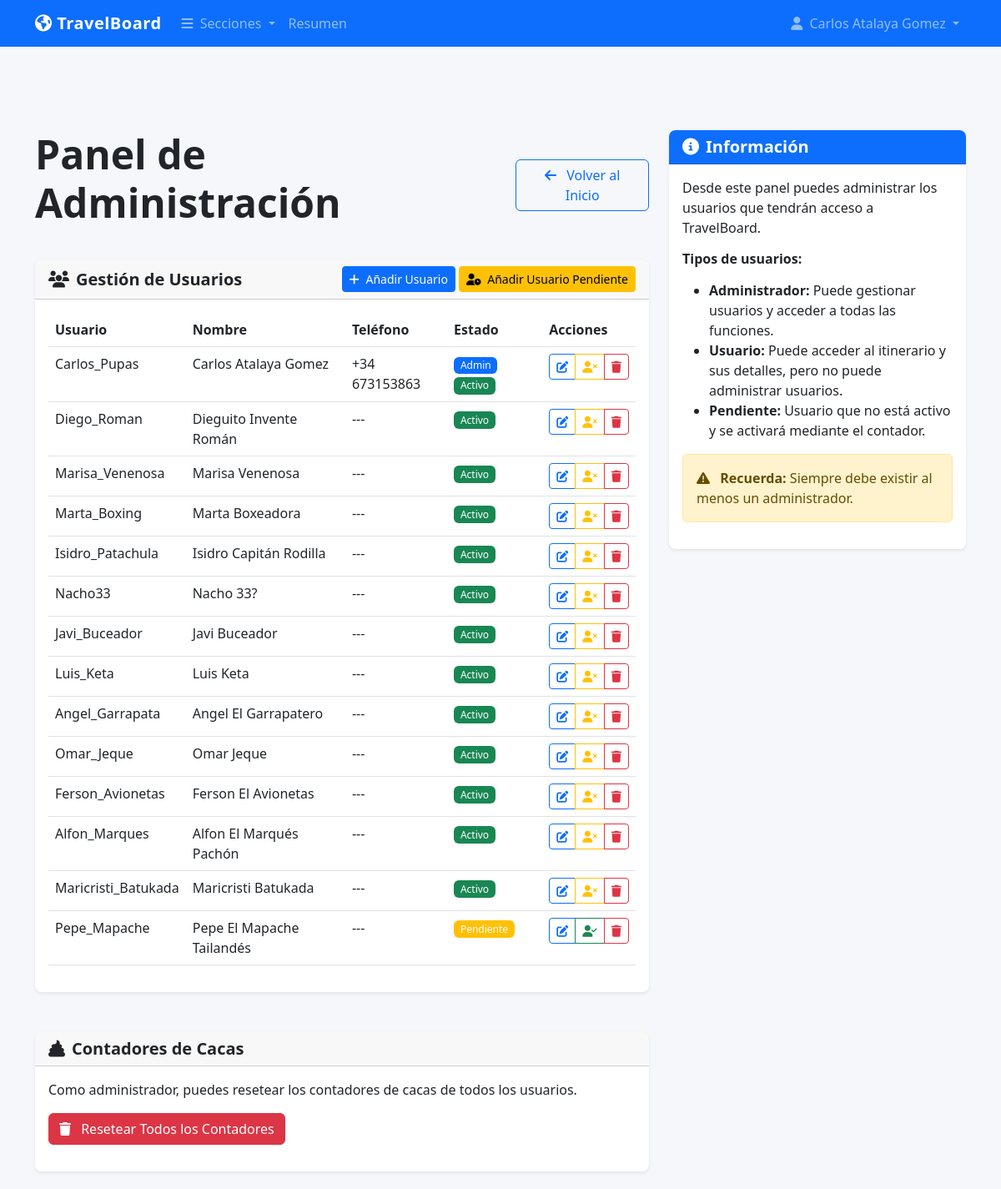
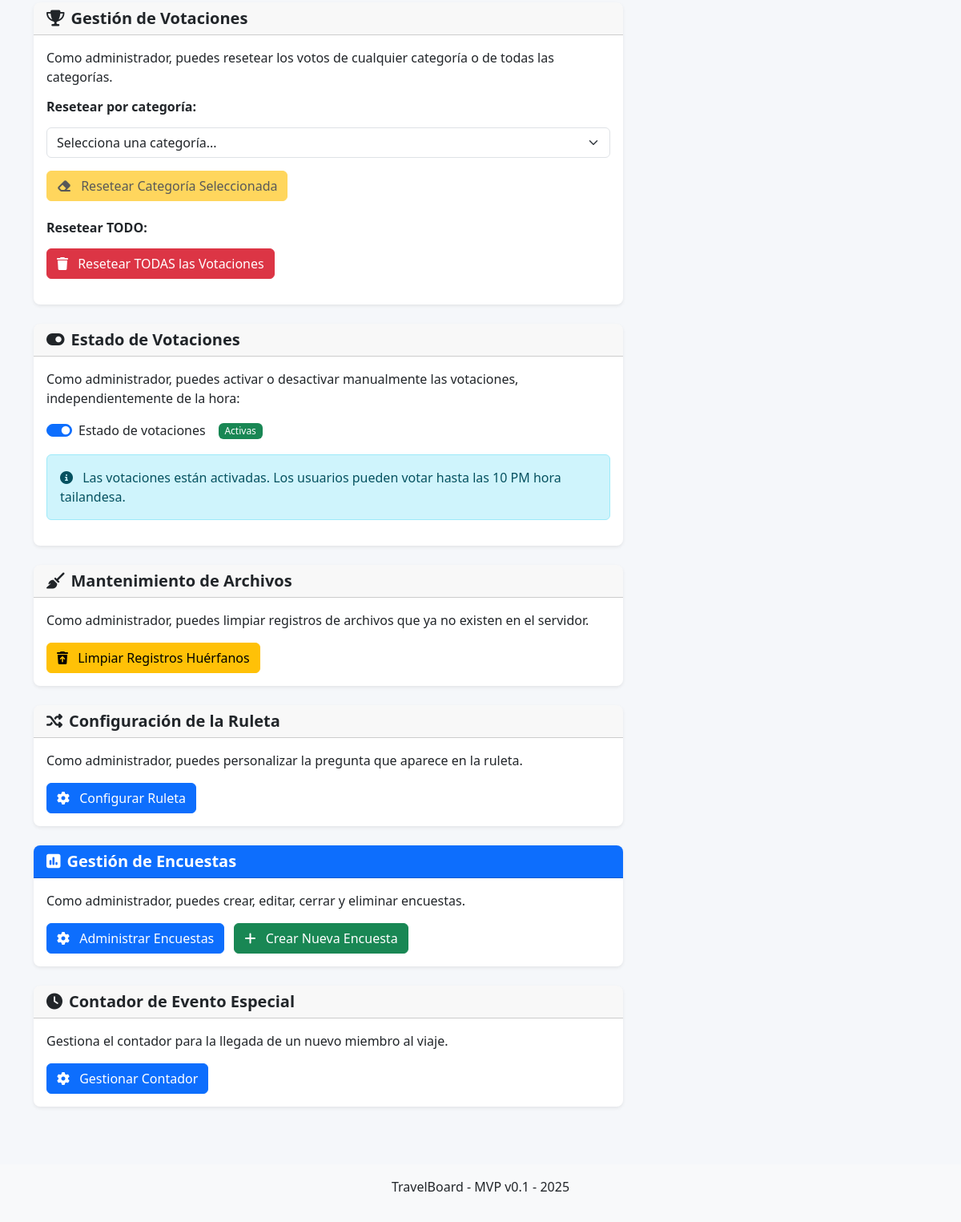
The page /auth/admin (signed in) on the database its author committed (2 pictures, top to bottom).
### models.py (models this page shows, shortened)
class User(UserMixin, db.Model):
    id = db.Column(db.Integer, primary_key=True)
    username = db.Column(db.String(80), unique=True, nullable=False)
    password_hash = db.Column(db.String(200), nullable=False)
    name = db.Column(db.String(100), nullable=False)
    phone = db.Column(db.String(20), nullable=True)
    is_admin = db.Column(db.Boolean, default=False)
    is_active_member = db.Column(db.Boolean, default=True)  # Campo para activación

### auth.py (the view)
@auth.route('/admin', methods=['GET'])
@login_required
@admin_required
def admin_panel():
    users = User.query.all()
    current_date = datetime.now(pytz.UTC)
    return render_template('admin.html', users=users, current_date=current_date)

### templates/admin.html (shortened to what this page needs)
{% extends "base.html" %}
{% block content %}
<div class="row">
    <div class="col-12">
        <div class="d-flex justify-content-between align-items-center mb-4">
            <h1 class="display-5">Panel de Administración</h1>
            <a href="{{ url_for('index') }}" class="btn btn-outline-primary">
                <i class="fas fa-arrow-left me-2"></i> Volver al Inicio
            </a>
        </div>
        <div class="card mb-4">
            <div class="card-header d-flex justify-content-between align-items-center">
                <h5 class="mb-0"><i class="fas fa-users me-2"></i>Gestión de Usuarios</h5>
                <div>
                    <a href="{{ url_for('auth.add_user') }}" class="btn btn-primary btn-sm">
                        <i class="fas fa-plus me-1"></i> Añadir Usuario
                    </a>
                    <a href="{{ url_for('auth.add_user', pending=1) }}" class="btn btn-warning btn-sm">
                        <i class="fas fa-user-clock me-1"></i> Añadir Usuario Pendiente
                    </a>
                </div>
            </div>
            <div class="card-body">
                {% if users %}
                    <div class="table-responsive">
                        <table class="table table-hover">
                            <thead>
                                <tr>
                                    <th>Usuario</th>
                                    <th>Nombre</th>
                                    <th class="d-none d-md-table-cell">Teléfono</th>
                                    <th>Estado</th>
                                    <th>Acciones</th>
                                </tr>
                            </thead>
                            <tbody>
                                {% for user in users %}
                                    <tr>
                                        <td>{{ user.username }}</td>
                                        <td>{{ user.name }}</td>
                                        <td class="d-none d-md-table-cell">{{ user.phone or '---' }}</td>
                                        <td>
                                            {% if user.is_admin %}
                                                <span class="badge bg-primary">Admin</span>
                                            {% endif %}
                                            {% if user.is_active_member %}
                                                <span class="badge bg-success">Activo</span>
                                            {% else %}
                                                <span class="badge bg-warning">Pendiente</span>
                                            {% endif %}
                                        </td>
                                        <td>
                                            <div class="btn-group btn-group-sm">
                                                <a href="{{ url_for('auth.edit_user', user_id=user.id) }}" class="btn btn-outline-primary" title="Editar">
                                                    <i class="fas fa-edit"></i>
                                                </a>
                                                {% if not user.is_active_member %}
                                                    <button type="button" class="btn btn-outline-success"
                                                            onclick="toggleUserStatus({{ user.id }}, true)" title="Activar">
                                                        <i class="fas fa-user-check"></i>
                                                    </button>
                                                {% else %}
                                                    <button type="button" class="btn btn-outline-warning"
                                                            onclick="toggleUserStatus({{ user.id }}, false)" title="Desactivar">
                                                        <i class="fas fa-user-times"></i>
                                                    </button>
                                                {% endif %}
                                                <button type="button" class="btn btn-outline-danger"
                                                        onclick="confirmDelete({{ user.id }}, '{{ user.username }}')" title="Eliminar">
                                                    <i class="fas fa-trash"></i>
                                                </button>
                                            </div>
                                        </td>
                                    </tr>
                                {% endfor %}
                            </tbody>
                        </table>
                    </div>
                {% else %}
                    <div class="alert alert-info">
                        <i class="fas fa-info-circle me-2"></i>
                        No hay usuarios registrados.
                    </div>
                {% endif %}
            </div>
        </div>
    </div>
</div>
<div class="card mt-4">
    <div class="card-header d-flex justify-content-between align-items-center">
        <h5 class="mb-0"><i class="fas fa-poop me-2"></i>Contadores de Cacas</h5>
    </div>
    <div class="card-body">
        <p>Como administrador, puedes resetear los contadores de cacas de todos los usuarios.</p>
        <button id="resetPoopCounters" class="btn btn-danger">
            <i class="fas fa-trash me-2"></i> Resetear Todos los Contadores
        </button>
    </div>
</div>
<div class="card mt-4">
    <div class="card-header d-flex justify-content-between align-items-center">
        <h5 class="mb-0"><i class="fas fa-trophy me-2"></i>Gestión de Votaciones</h5>
    </div>
    <div class="card-body">
        <p>Como administrador, puedes resetear los votos de cualquier categoría o de todas las categorías.</p>
        <div class="mb-4">
            <h6>Resetear por categoría:</h6>
            <select id="categorySelect" class="form-select mb-3">
                <option value="">Selecciona una categoría...</option>
            </select>
            <button id="resetCategoryButton" class="btn btn-warning" disabled>
                <i class="fas fa-eraser me-2"></i> Resetear Categoría Seleccionada
            </button>
        </div>
        <div class="mt-4">
            <h6>Resetear TODO:</h6>
            <button id="resetAllVotesButton" class="btn btn-danger">
                <i class="fas fa-trash me-2"></i> Resetear TODAS las Votaciones
            </button>
        </div>
    </div>
</div>
<div class="card mt-4">
    <div class="card-header d-flex justify-content-between align-items-center">
        <h5 class="mb-0"><i class="fas fa-toggle-on me-2"></i>Estado de Votaciones</h5>
    </div>
    <div class="card-body">
        <p>Como administrador, puedes activar o desactivar manualmente las votaciones, independientemente de la hora:</p>
        <div class="d-flex align-items-center mb-3">
            <div class="form-check form-switch me-3">
                <input class="form-check-input" type="checkbox" id="votingToggle" checked>
                <label class="form-check-label" for="votingToggle">Estado de votaciones</label>
            </div>
            <span id="votingStatusBadge" class="badge bg-success">Activas</span>
        </div>
        <div class="alert alert-info" id="votingStatusInfo">
            <i class="fas fa-info-circle me-2"></i>
            <span id="votingStatusMessage">Las votaciones están activadas. Los usuarios pueden votar hasta las 10 PM hora tailandesa.</span>
        </div>
    </div>
</div>
<div class="card mt-4">
    <div class="card-header d-flex justify-content-between align-items-center">
        <h5 class="mb-0"><i class="fas fa-broom me-2"></i>Mantenimiento de Archivos</h5>
    </div>
    <div class="card-body">
        <p>Como administrador, puedes limpiar registros de archivos que ya no existen en el servidor.</p>
        <a href="{{ url_for('files.admin_cleanup_orphaned') }}" class="btn btn-warning">
            <i class="fas fa-trash-restore me-2"></i> Limpiar Registros Huérfanos
        </a>
    </div>
</div>
<div class="card mt-4">
    <div class="card-header d-flex justify-content-between align-items-center">
        <h5 class="mb-0"><i class="fas fa-random me-2"></i>Configuración de la Ruleta</h5>
    </div>
    <div class="card-body">
        <p>Como administrador, puedes personalizar la pregunta que aparece en la ruleta.</p>
        <a href="{{ url_for('wheel.admin_settings') }}" class="btn btn-primary">
            <i class="fas fa-cog me-2"></i> Configurar Ruleta
        </a>
    </div>
</div>
<div class="card mt-4">
    <div class="card-header bg-primary text-white">
        <h5 class="mb-0"><i class="fas fa-poll me-2"></i>Gestión de Encuestas</h5>
    </div>
    <div class="card-body">
        <p>Como administrador, puedes crear, editar, cerrar y eliminar encuestas.</p>
        <div class="mt-3">
            <a href="{{ url_for('survey.admin_surveys') }}" class="btn btn-primary">
                <i class="fas fa-cog me-2"></i> Administrar Encuestas
            </a>
            <a href="{{ url_for('survey.create_survey') }}" class="btn btn-success ms-2">
                <i class="fas fa-plus me-2"></i> Crear Nueva Encuesta
            </a>
        </div>
    </div>
</div>
<div class="card mt-4">
    <div class="card-header d-flex justify-content-between align-items-center">
        <h5 class="mb-0"><i class="fas fa-clock me-2"></i>Contador de Evento Especial</h5>
    </div>
    <div class="card-body">
        <p>Gestiona el contador para la llegada de un nuevo miembro al viaje.</p>
        <a href="{{ url_for('auth.manage_countdown') }}" class="btn btn-primary">
            <i class="fas fa-cog me-2"></i> Gestionar Contador
        </a>
    </div>
</div>
{% endblock %}
{% block sidebar %}
<div class="card">
    <div class="card-header bg-primary text-white">
        <h5 class="mb-0"><i class="fas fa-info-circle me-2"></i>Información</h5>
    </div>
    <div class="card-body">
        <p>Desde este panel puedes administrar los usuarios que tendrán acceso a TravelBoard.</p>
        <h6 class="mt-3">Tipos de usuarios:</h6>
        <ul>
            <li><strong>Administrador:</strong> Puede gestionar usuarios y acceder a todas las funciones.</li>
            <li><strong>Usuario:</strong> Puede acceder al itinerario y sus detalles, pero no puede administrar usuarios.</li>
            <li><strong>Pendiente:</strong> Usuario que no está activo y se activará mediante el contador.</li>
        </ul>
        <div class="alert alert-warning mt-3">
            <i class="fas fa-exclamation-triangle me-2"></i>
            <strong>Recuerda:</strong> Siempre debe existir al menos un administrador.
        </div>
    </div>
</div>
{% endblock %}

### templates/base.html (shortened to what this page needs)
<!DOCTYPE html>
<html lang="es">
<head>
    <link href="https://cdn.jsdelivr.net/npm/bootstrap@5.3.0/dist/css/bootstrap.min.css" rel="stylesheet">
    <link rel="stylesheet" href="https://cdnjs.cloudflare.com/ajax/libs/font-awesome/6.4.0/css/all.min.css">
    <link rel="stylesheet" href="{{ url_for('static', filename='css/main.css') }}">
    <link rel="stylesheet" href="{{ url_for('static', filename='css/responsive.css') }}">
    <link rel="stylesheet" href="{{ url_for('static', filename='css/mvp_daily.css') }}">
</head>
<body>
    <header class="fixed-top">
        <nav class="navbar navbar-expand-lg navbar-dark bg-primary">
            <div class="container">
                <a class="navbar-brand" href="/">
                    <i class="fas fa-globe-americas"></i> TravelBoard
                </a>
                <div class="collapse navbar-collapse" id="mainNav">
                    <ul class="navbar-nav me-auto">
                        <li class="nav-item dropdown">
                            <a class="nav-link dropdown-toggle" href="#" id="sectionDropdown" role="button" data-bs-toggle="dropdown" aria-expanded="false">
                                <i class="fas fa-bars me-1"></i> Secciones
                            </a>
                        </li>
                        <li class="nav-item">
                            <a class="nav-link" href="/#overview">Resumen</a>
                        </li>
                    </ul>
                    <ul class="navbar-nav">
                        {% if current_user.is_authenticated %}
                            <li class="nav-item dropdown">
                                <a class="nav-link dropdown-toggle" href="#" id="userDropdown" role="button" data-bs-toggle="dropdown" aria-expanded="false">
                                    <i class="fas fa-user me-1"></i> {{ current_user.name }}
                                </a>
                            </li>
                        {% else %}
                            <li class="nav-item">
                                <a class="nav-link" href="{{ url_for('auth.login') }}">
                                    <i class="fas fa-sign-in-alt me-1"></i> Iniciar sesión
                                </a>
                            </li>
                        {% endif %}
                    </ul>
                </div>
            </div>
        </nav>
    </header>
    <main class="container mt-5 pt-5">
        <div class="row">
            <div class="col-lg-8 mb-4">
                {% block content %}{% endblock %}
            </div>
            <div class="col-lg-4">
                {% block sidebar %}{% endblock %}
            </div>
        </div>
    </main>
    <footer class="mt-5 py-3 bg-light">
        <div class="container text-center">
            <p>TravelBoard - MVP v0.1 - {% if current_date %}{{ current_date.strftime('%Y') }}{% else %}{{ now().year }}{% endif %}</p>
        </div>
    </footer>
</body>
</html>

### rows shown on the page
User: name "Carlos Atalaya Gomez", username "Carlos_Pupas", phone "+34 673153863", is_admin "Admin", is_active_member "Activo"
User: username "Diego_Roman", name "Dieguito Invente Román", phone "---", is_active_member "Activo"
User: username "Marisa_Venenosa", name "Marisa Venenosa", phone "---", is_active_member "Activo"
User: username "Marta_Boxing", name "Marta Boxeadora", phone "---", is_active_member "Activo"
User: username "Isidro_Patachula", name "Isidro Capitán Rodilla", phone "---", is_active_member "Activo"
User: username "Nacho33", name "Nacho 33?", phone "---", is_active_member "Activo"
User: username "Javi_Buceador", name "Javi Buceador", phone "---", is_active_member "Activo"
User: username "Luis_Keta", name "Luis Keta", phone "---", is_active_member "Activo"
User: username "Angel_Garrapata", name "Angel El Garrapatero", phone "---", is_active_member "Activo"
User: username "Omar_Jeque", name "Omar Jeque", phone "---", is_active_member "Activo"
User: username "Ferson_Avionetas", name "Ferson El Avionetas", phone "---", is_active_member "Activo"
User: username "Alfon_Marques", name "Alfon El Marqués Pachón", phone "---", is_active_member "Activo"
User: username "Maricristi_Batukada", name "Maricristi Batukada", phone "---", is_active_member "Activo"
User: username "Pepe_Mapache", name "Pepe El Mapache Tailandés", phone "---", is_active_member "Pendiente"
